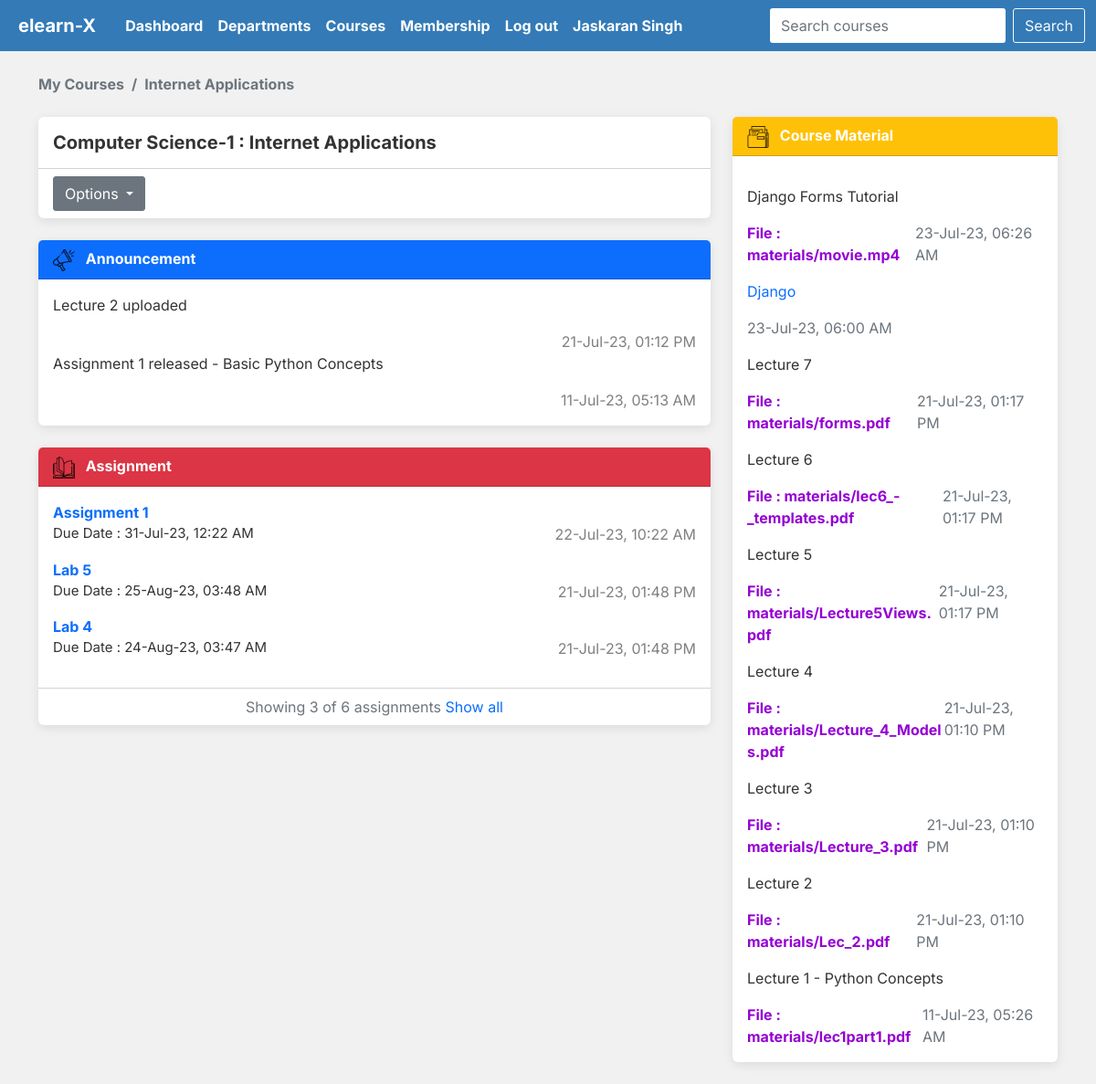
Screenshot of /my/1/ (signed in) with the database file from the repository.
### main/models.py (models this page shows, shortened)
class Student(models.Model):
    student_id = models.IntegerField(primary_key=True)
    name = models.CharField(max_length=100, null=False)
    email = models.EmailField(max_length=100, null=True, blank=True)
    password = models.CharField(max_length=255, null=False)
    MEMBERSHIP_CHOICES = (
        ('b', 'Bronze'),
        ('s', 'Silver'),
        ('g', 'Gold'),
    )
    membership = models.CharField(max_length=1, choices=MEMBERSHIP_CHOICES, blank=True, default='b')
    role = models.CharField(
        default="Student", max_length=100, null=False, blank=True)
    course = models.ManyToManyField(
        'Course', related_name='students', blank=True)
    photo = models.ImageField(upload_to='profile_pics', blank=True,
                              null=False, default='profile_pics/default_student.png')
    department = models.ForeignKey(
        'Department', on_delete=models.CASCADE, null=False, blank=False, related_name='students')
    class Meta:
        verbose_name_plural = 'Students'

class Course(models.Model):
    code = models.IntegerField(primary_key=True)
    name = models.CharField(max_length=255, null=False, unique=True)
    price = models.IntegerField(default=100)
    description = models.CharField(max_length=200, default='Course Description')
    MEMBERSHIP_CHOICES = (
        ('b', 'Bronze'),
        ('s', 'Silver'),
        ('g', 'Gold'),
    )
    membership_level = models.CharField(max_length=1, choices=MEMBERSHIP_CHOICES, blank=True)
    department = models.ForeignKey(
        Department, on_delete=models.CASCADE, null=False, related_name='courses')
    faculty = models.ForeignKey(
        Faculty, on_delete=models.SET_NULL, null=True, blank=True)
    studentKey = models.IntegerField(null=False, unique=True)
    facultyKey = models.IntegerField(null=False, unique=True)
    class Meta:
        unique_together = ('code', 'department', 'name')
        verbose_name_plural = "Courses"

class Department(models.Model):
    department_id = models.IntegerField(primary_key=True)
    name = models.CharField(max_length=100, null=False)
    description = models.TextField(null=True, blank=True)
    class Meta:
        verbose_name_plural = 'Departments'
    def __str__(self):
        return self.name

class Announcement(models.Model):
    course_code = models.ForeignKey(
        Course, on_delete=models.CASCADE, null=False)
    datetime = models.DateTimeField(auto_now_add=True, null=False)
    description = FroalaField()
    class Meta:
        verbose_name_plural = "Announcements"
        ordering = ['-datetime']
    def post_date(self):
        return self.datetime.strftime("%d-%b-%y, %I:%M %p")

class Assignment(models.Model):
    course_code = models.ForeignKey(
        Course, on_delete=models.CASCADE, null=False)
    title = models.CharField(max_length=255, null=False)
    description = models.TextField(null=False)
    datetime = models.DateTimeField(auto_now_add=True, null=False)
    deadline = models.DateTimeField(null=False)
    file = models.FileField(upload_to='assignments/', null=True, blank=True)
    marks = models.DecimalField(max_digits=6, decimal_places=2, null=False)
    class Meta:
        verbose_name_plural = "Assignments"
        ordering = ['-datetime']
    def post_date(self):
        return self.datetime.strftime("%d-%b-%y, %I:%M %p")
    def due_date(self):
        return self.deadline.strftime("%d-%b-%y, %I:%M %p")

class Material(models.Model):
    course_code = models.ForeignKey(
        Course, on_delete=models.CASCADE, null=False)
    description = models.TextField(max_length=2000, null=False)
    datetime = models.DateTimeField(auto_now_add=True, null=False)
    file = models.FileField(upload_to='materials/', null=True, blank=True)
    class Meta:
        verbose_name_plural = "Materials"
        ordering = ['-datetime']
    def post_date(self):
        return self.datetime.strftime("%d-%b-%y, %I:%M %p")

### main/views.py (the view)
# urls.py: path('my/<int:code>/', views.course_page, name='course'),
def course_page(request, code):
    try:
        course = Course.objects.get(code=code)
        if is_student_authorised(request, code):
            try:
                announcements = Announcement.objects.filter(course_code=course)
                assignments = Assignment.objects.filter(
                    course_code=course.code)
                materials = Material.objects.filter(course_code=course.code)
            except:
                announcements = None
                assignments = None
                materials = None
            context = {
                'course': course,
                'announcements': announcements,
                'assignments': assignments[:3],
                'materials': materials,
                'student': Student.objects.get(student_id=request.session['student_id'])
            }
            return render(request, 'main/course.html', context)
        else:
            return redirect('std_login')
    except:
        return render(request, 'error.html')

### main/views.py (called while the page is built)
def is_student_authorised(request, code):
    course = Course.objects.get(code=code)
    if request.session.get('student_id') and course in Student.objects.get(student_id=request.session['student_id']).course.all():
        return True
    else:
        return False

### main/templates/main/course.html (shortened to what this page needs)
{% extends 'index.html' %}
{% load static %}
{% block profile %}
{% url 'profile' student.student_id %}
{% endblock profile %}
{% block user %}
{{ student.name }}
{% endblock user %}
{% block courses %}
{% url 'myCourses' %}
{% endblock courses %}
{% block content %}
<div class="container mt-4">
   <nav aria-label="breadcrumb">
      <ol class="breadcrumb bg-transparent px-0 mb-4">
         <li class="breadcrumb-item fw-bold"><a href="{% url 'myCourses' %}" style="color: #6c757d;">My Courses</a></li>
         <li class="breadcrumb-item fw-bold active" aria-current="page">{{ course.name }}</li>
      </ol>
   </nav>
   <div class="row">
      <div class="col-md-8">
         <div class="card border-0 shadow-sm mb-4">
            <div class="card-body py-3">
               <h5 class="card-title mb-0 fw-bold">{{ course.department }}-{{ course.code }} : {{ course.name }}</h5>
            </div>
            <div class="card-footer bg-transparent d-flex align-items-center justify-content-between">
               <div class="dropdown">
                  <button class="btn btn-secondary dropdown-toggle" type="button" id="drop" data-bs-toggle="dropdown" aria-expanded="false">
                     Options
                  </button>
               </div>
            </div>
         </div>
         <div class="card border-0 shadow-sm mb-4">
            <div class="card-header bg-primary text-white fw-bold">
               <img src="{% static 'images/icon/megaphone.png' %}" alt="" style="height:1.5rem;vertical-align: text-top" class="me-2">
               Announcement
            </div>
            <div class="card-body">
               {% for announcement in announcements %}
               <div class="fs-6">{{ announcement.description | safe }}</div>
               <div class="d-flex flex-row-reverse">
                  <div style="color:grey;">{{ announcement.post_date }}</div>
               </div>
               {% empty %}
               <p class="fs-6 text-center text-muted">No announcement has been posted</p>
               {% endfor %}
            </div>
         </div>
         <div class="card border-0 shadow-sm mb-4">
            <div class="card-header bg-danger text-white fw-bold">
               <img src="{% static 'images/icon/open-book.png' %}" alt="" style="height:1.5rem; vertical-align: text-top" class="me-2">
               Assignment
            </div>
            <div class="card-body">
               {% for assignment in assignments %}
               <a class="fw-bold" href="{% url 'assignmentPage' course.code assignment.id %}">{{ assignment.title }}</a>
               <div class="d-flex justify-content-between">
                  <p style="font-size:15px"> Due Date : {{ assignment.due_date }} </p>
                  <div style="color:grey;">{{ assignment.post_date }}</div>
               </div>
               {% empty %}
               <p class="text-center text-muted fs-6">No assignments given yet</p>
               {% endfor %}
            </div>
            {% if assignments %}
            <div class="card-footer bg-transparent text-center fs-6 text-muted">
               <span class="mt-2">Showing {{ assignments.count }} of {{ course.assignment_set.count }} {% if assignments.count == 1 %}assignment{% else %}assignments{% endif %}</span>
               <a class="fs-6" href="{% url 'student-assignments' course.code %}">Show all</a>
            </div>
            {% endif %}
         </div>
      </div>
      <div class="col-md-4">
         <div class="card border-0 shadow-sm mb-4">
            <div class="card-header bg-warning text-white fw-bold">
               <img src="{% static 'images/icon/folder.png' %}" alt="" style="height:1.5rem;vertical-align: text-top" class="me-2">
               Course Material
            </div>
            <div class="card-body">
               {% for material in materials %}
               <p>{{ material.description | safe }}</p>
               <div class="d-flex justify-content-between text-break">
                  {% if material.file %}
                  <a class="fw-bold" href="{{ material.file.url }}" style="color:#9400d3">File : {{ material.file.name }}</a><br>
                  {% endif %}
                  <div class="text-muted">{{ material.post_date }}</div>
               </div>
               {% empty %}
               <p class="text-center text-muted fs-6">Course materials not available</p>
               {% endfor %}
            </div>
         </div>
      </div>
   </div>
</div>
{% endblock %}

### static/styles/style.css (style rules this page uses)
* { font-family: "Inter", sans-serif; box-sizing: border-box; }
body { margin: 0; padding: 0; }
html { scroll-behavior: smooth; }
.btn { border-radius: 3px !important; }
a { text-decoration: none !important; }
.card-header, .card-footer { background-color: rgb(10, 10, 48); }
.container { margin-top: 1.5rem; }
.shadow-sm { box-shadow: rgba(0, 0, 0, 0.09) 0px 3px 12px !important; }

### templates/index.html (style rules this page uses)
body { background-color: #f1f1f1; color: #333; }

### rows the page displays
Student: name "Jaskaran Singh"
Course: name "Internet Applications", department "Computer Science", code "1", assignment_set.count "6"
Announcement: description "Lecture 2 uploaded", post_date "21-Jul-23, 01:12 PM"
Announcement: description "Assignment 1 released - Basic Python Concepts", post_date "11-Jul-23, 05:13 AM"
Assignment: title "Assignment 1", due_date "31-Jul-23, 12:22 AM", post_date "22-Jul-23, 10:22 AM"
Assignment: title "Lab 5", due_date "25-Aug-23, 03:48 AM", post_date "21-Jul-23, 01:48 PM"
Assignment: title "Lab 4", due_date "24-Aug-23, 03:47 AM", post_date "21-Jul-23, 01:48 PM"
Material: description "Django Forms Tutorial", file.name "materials/movie.mp4", post_date "23-Jul-23, 06:26 AM"
Material: description "Django", post_date "23-Jul-23, 06:00 AM"
Material: description "Lecture 7", file.name "materials/forms.pdf", post_date "21-Jul-23, 01:17 PM"
Material: description "Lecture 6", file.name "materials/lec6_-_templates.pdf", post_date "21-Jul-23, 01:17 PM"
Material: description "Lecture 5", file.name "materials/Lecture5Views.pdf", post_date "21-Jul-23, 01:17 PM"
Material: description "Lecture 4", file.name "materials/Lecture_4_Models.pdf", post_date "21-Jul-23, 01:10 PM"
Material: description "Lecture 3", file.name "materials/Lecture_3.pdf", post_date "21-Jul-23, 01:10 PM"
Material: description "Lecture 2", file.name "materials/Lec_2.pdf", post_date "21-Jul-23, 01:10 PM"
Material: description "Lecture 1 - Python Concepts", file.name "materials/lec1part1.pdf", post_date "11-Jul-23, 05:26 AM"

### other values shown
{{ assignments.count }} "3"
